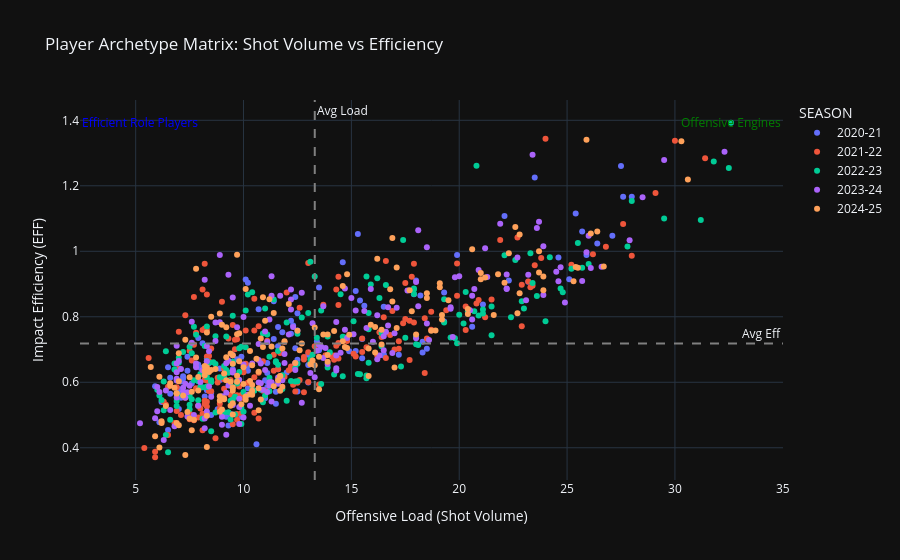

Here is the notebook cell this chart was saved with:
### Code cell
# ------------ INTERACTIVE SCATTER PLOT SHOT VOLUME VS EFFICIENCY (ARCHETYPE MATRIX) -------------
df_plot = df[(df['GP'] > 60) & (df['FGA'] > 5)].copy()

x_mean = df_plot['SHOT_VOLUME'].mean()
y_mean = df_plot['EFF'].mean()

fig = px.scatter(
    df_plot,
    x='SHOT_VOLUME',
    y='EFF',
    color='SEASON',
    hover_data=['PLAYER_NAME', 'TEAM_ABBREVIATION'],
    title="Player Archetype Matrix: Shot Volume vs Efficiency",
    labels={'SHOT_VOLUME': 'Offensive Load (Shot Volume)', 'EFF': 'Impact Efficiency (EFF)'}
)

fig.add_vline(x=x_mean, line_dash="dash", line_color="gray", annotation_text="Avg Load")
fig.add_hline(y=y_mean, line_dash="dash", line_color="gray", annotation_text="Avg Eff")

fig.add_annotation(x=df_plot['SHOT_VOLUME'].max(), y=df_plot['EFF'].max(),
                   text="Offensive Engines", showarrow=False, font=dict(size=12, color="green"))
fig.add_annotation(x=df_plot['SHOT_VOLUME'].min(), y=df_plot['EFF'].max(),
                   text="Efficient Role Players", showarrow=False, font=dict(size=12, color="blue"))

fig.update_layout(showlegend=True)
fig.show()

### Figure 1 — Plotly figure (JSON) as saved in the notebook; plotly's stock layout.template omitted (floating-point values rounded to 4 significant figures; data arrays with more than 128 entries replaced by an {"elided": "..."} marker saying what was removed)
{"data": [{"customdata": {"elided": "120x2 str values"}, "hovertemplate": "SEASON=2020-21<br>Offensive Load (Shot Volume)=%{x}<br>Impact Efficiency (EFF)=%{y}<br>PLAYER_NAME=%{customdata[0]}<br>TEAM_ABBREVIATION=%{customdata[1]}<extra></extra>", "legendgroup": "2020-21", "marker": {"color": "#636efa", "symbol": "circle"}, "mode": "markers", "name": "2020-21", "orientation": "v", "showlegend": true, "x": [7.9, 18.3, 7.2, 20.6, 18.0, 10.2, 16.5, 23.2, 11.1, 8.3, 8.5, 15.5, 13.5, 15.2, 14.6, 15.2, 8.2, 27.1, 8.9, 8.5, 22.3, 12.5, 16.5, 10.2, 16.5, 7.0, 8.0, 25.1, 18.3, 19.9, 10.2, 11.6, 7.4, 11.0, 12.5, 11.6, 10.1, 13.0, 5.9, 27.5, 11.8, 10.6, 8.9, 7.4, 7.9, 21.1, 6.5, 11.0, 8.0, 11.4, 12.3, 25.9, 10.2, 11.1, 9.7, 15.4, 15.3, 17.9, 14.9, 24.6, 9.9, 13.0, 12.5, 7.2, 7.1, 9.3, 11.5, 7.6, 19.3, 12.2, 12.5, 8.8, 12.4, 27.6, 7.1, 7.0, 15.6, 11.1, 11.1, 12.4, 10.7, 7.0, 23.5, 22.1, 17.2, 13.0, 6.2, 9.2, 10.1, 7.0, 18.5, 8.3, 9.4, 9.9, 12.2, 9.5, 8.2, 7.9, 6.1, 11.6, 13.5, 25.4, 12.0, 13.4, 28.0, 8.5, 7.8, 9.5, 6.6, 8.4, 19.3, 11.4, 11.5, 15.5, 18.2, 26.4, 6.6, 8.1, 6.5, 25.7], "xaxis": "x", "y": [0.5281, 0.7237, 0.6185, 0.7695, 0.9104, 0.9038, 0.6818, 0.9067, 0.6287, 0.6726, 0.601, 0.6735, 0.698, 0.879, 0.9668, 0.6955, 0.5565, 1.047, 0.6423, 0.5, 0.911, 0.8105, 0.8307, 0.6354, 0.6854, 0.6407, 0.5874, 0.9145, 0.6913, 0.9889, 0.6509, 0.7102, 0.6349, 0.551, 0.572, 0.6398, 0.9139, 0.5993, 0.5875, 1.261, 0.7526, 0.4105, 0.6068, 0.6776, 0.7354, 0.8374, 0.4542, 0.6062, 0.6442, 0.732, 0.7736, 0.9888, 0.5815, 0.6032, 0.6703, 0.8498, 1.053, 0.8689, 0.6944, 0.9814, 0.495, 0.6842, 0.7579, 0.6111, 0.5528, 0.4683, 0.5714, 0.5965, 0.8743, 0.7482, 0.669, 0.5174, 0.7037, 1.166, 0.602, 0.5787, 0.8339, 0.5859, 0.6587, 0.8603, 0.8229, 0.5182, 1.225, 1.107, 0.6844, 0.6525, 0.5395, 0.4946, 0.5605, 0.5781, 0.702, 0.5753, 0.5033, 0.6783, 0.7877, 0.6398, 0.5, 0.6545, 0.4778, 0.7685, 0.8896, 1.115, 0.63, 0.7241, 1.167, 0.5672, 0.65, 0.6368, 0.6138, 0.6591, 0.7855, 0.8477, 0.5348, 0.7324, 0.8646, 1.024, 0.5646, 0.719, 0.6457, 1.06], "yaxis": "y", "type": "scatter"}, {"customdata": {"elided": "186x2 str values"}, "hovertemplate": "SEASON=2021-22<br>Offensive Load (Shot Volume)=%{x}<br>Impact Efficiency (EFF)=%{y}<br>PLAYER_NAME=%{customdata[0]}<br>TEAM_ABBREVIATION=%{customdata[1]}<extra></extra>", "legendgroup": "2021-22", "marker": {"color": "#EF553B", "symbol": "circle"}, "mode": "markers", "name": "2021-22", "orientation": "v", "showlegend": true, "x": {"elided": "186 float values"}, "xaxis": "x", "y": {"elided": "186 float values"}, "yaxis": "y", "type": "scatter"}, {"customdata": {"elided": "187x2 str values"}, "hovertemplate": "SEASON=2022-23<br>Offensive Load (Shot Volume)=%{x}<br>Impact Efficiency (EFF)=%{y}<br>PLAYER_NAME=%{customdata[0]}<br>TEAM_ABBREVIATION=%{customdata[1]}<extra></extra>", "legendgroup": "2022-23", "marker": {"color": "#00cc96", "symbol": "circle"}, "mode": "markers", "name": "2022-23", "orientation": "v", "showlegend": true, "x": {"elided": "187 float values"}, "xaxis": "x", "y": {"elided": "187 float values"}, "yaxis": "y", "type": "scatter"}, {"customdata": {"elided": "183x2 str values"}, "hovertemplate": "SEASON=2023-24<br>Offensive Load (Shot Volume)=%{x}<br>Impact Efficiency (EFF)=%{y}<br>PLAYER_NAME=%{customdata[0]}<br>TEAM_ABBREVIATION=%{customdata[1]}<extra></extra>", "legendgroup": "2023-24", "marker": {"color": "#ab63fa", "symbol": "circle"}, "mode": "markers", "name": "2023-24", "orientation": "v", "showlegend": true, "x": {"elided": "183 float values"}, "xaxis": "x", "y": {"elided": "183 float values"}, "yaxis": "y", "type": "scatter"}, {"customdata": {"elided": "176x2 str values"}, "hovertemplate": "SEASON=2024-25<br>Offensive Load (Shot Volume)=%{x}<br>Impact Efficiency (EFF)=%{y}<br>PLAYER_NAME=%{customdata[0]}<br>TEAM_ABBREVIATION=%{customdata[1]}<extra></extra>", "legendgroup": "2024-25", "marker": {"color": "#FFA15A", "symbol": "circle"}, "mode": "markers", "name": "2024-25", "orientation": "v", "showlegend": true, "x": {"elided": "176 float values"}, "xaxis": "x", "y": {"elided": "176 float values"}, "yaxis": "y", "type": "scatter"}], "layout": {"xaxis": {"anchor": "y", "domain": [0.0, 1.0], "title": {"text": "Offensive Load (Shot Volume)"}}, "yaxis": {"anchor": "x", "domain": [0.0, 1.0], "title": {"text": "Impact Efficiency (EFF)"}}, "legend": {"title": {"text": "SEASON"}, "tracegroupgap": 0}, "title": {"text": "Player Archetype Matrix: Shot Volume vs Efficiency"}, "shapes": [{"line": {"color": "gray", "dash": "dash"}, "type": "line", "x0": 13.3, "x1": 13.3, "xref": "x", "y0": 0, "y1": 1, "yref": "y domain"}, {"line": {"color": "gray", "dash": "dash"}, "type": "line", "x0": 0, "x1": 1, "xref": "x domain", "y0": 0.7183, "y1": 0.7183, "yref": "y"}], "annotations": [{"showarrow": false, "text": "Avg Load", "x": 13.3, "xanchor": "left", "xref": "x", "y": 1, "yanchor": "top", "yref": "y domain"}, {"showarrow": false, "text": "Avg Eff", "x": 1, "xanchor": "right", "xref": "x domain", "y": 0.7183, "yanchor": "bottom", "yref": "y"}, {"font": {"color": "green", "size": 12}, "showarrow": false, "text": "Offensive Engines", "x": 32.6, "y": 1.393}, {"font": {"color": "blue", "size": 12}, "showarrow": false, "text": "Efficient Role Players", "x": 5.2, "y": 1.393}], "showlegend": true}}
